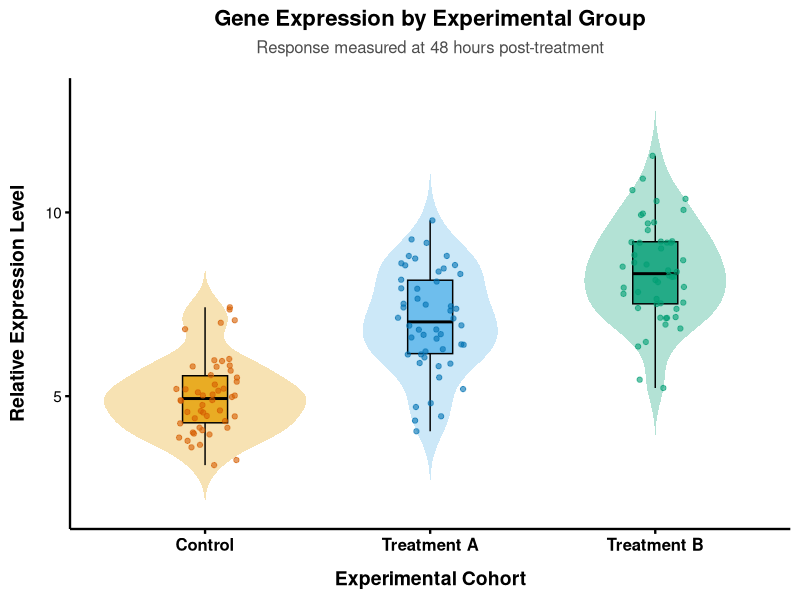

The R script that drew this image:
## ---- chunk 1
knitr::opts_chunk$set(echo = TRUE)
## ---- chunk 2
library(tidyverse)
## ---- chunk 3
set.seed(97) 
n_samples <- 50

# Simulating data for three groups with different means and variances
simulated_data <- data.frame(
  Group = factor(
    rep(c("Control", "Treatment A", "Treatment B"), each = n_samples),
    levels = c("Control", "Treatment A", "Treatment B") # Ordering the factors
  ),
  Expression = c(
    rnorm(n_samples, mean = 5.0, sd = 1.0),  # Control
    rnorm(n_samples, mean = 7.2, sd = 1.5),  # Treatment A
    rnorm(n_samples, mean = 8.8, sd = 1.2)   # Treatment B
  )
)

# Create the plot
pub_plot <- ggplot(simulated_data, aes(x = Group, y = Expression, fill = Group)) +
  
  # A. Violin plot for overall density/distribution (made slightly transparent)
  geom_violin(trim = FALSE, alpha = 0.3, color = NA) +
  
  # B. Boxplot for quartiles and median (narrowed to fit inside the violin)
  geom_boxplot(width = 0.2, color = "black", alpha = 0.8, outlier.shape = NA) +
  
  # C. Jittered raw data points to show individual subject spread
  geom_jitter(aes(color = Group), width = 0.15, size = 1.5, alpha = 0.6) +
  
  # D. Color palettes
  scale_fill_manual(values = c("#E69F00", "#56B4E9", "#009E73")) +
  scale_color_manual(values = c("#D55E00", "#0072B2", "#009E73")) +
  
  # E. Labeling
  labs(
    title = "Gene Expression by Experimental Group",
    subtitle = "Response measured at 48 hours post-treatment",
    x = "Experimental Cohort",
    y = "Relative Expression Level"
  ) +
  
  # F. Apply a clean theme
  theme_classic(base_size = 14) +
  theme(
    legend.position = "none", # Removed legend since X-axis labels are sufficient
    plot.title = element_text(face = "bold", hjust = 0.5, size = 16),
    plot.subtitle = element_text(hjust = 0.5, size = 12, color = "gray30", margin = margin(b = 15)),
    axis.text.x = element_text(face = "bold", color = "black", size = 12),
    axis.text.y = element_text(color = "black", size = 11),
    axis.title.x = element_text(margin = margin(t = 12), face = "bold"),
    axis.title.y = element_text(margin = margin(r = 12), face = "bold"),
    axis.line = element_line(linewidth = 0.8, color = "black"),
    axis.ticks = element_line(linewidth = 0.8, color = "black")
  )
## ---- chunk 4
# write.csv(simulated_data, "20260407_Violin_Plot_Random_Simulated_Data.csv", row.names = FALSE)
